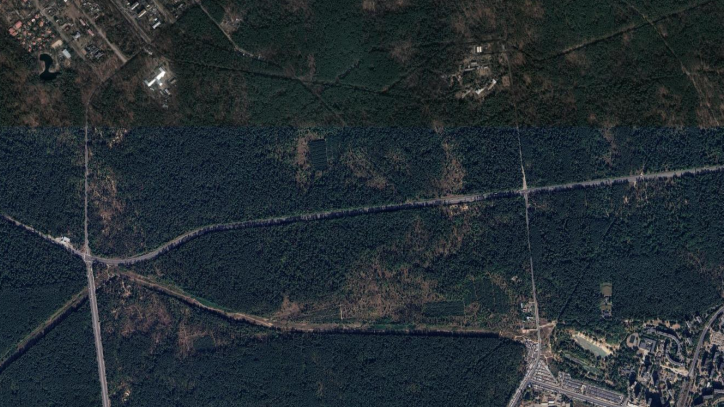
#> input picture Python/OpenCV/Lab2/area.png, 1447 x 814 px (shown at 1/2 size)
$ python main.py
#> lines starting #> are read from the running program, lines starting #| are printed output that depends on the picture
### Python/OpenCV/common.py
def load_yolo_rectangles(file_path, img_w, img_h):
    rectangles = []
    with open(file_path, 'r') as f:
        for line in f:
            parts = line.strip().split()
            label, x_center, y_center, width, height = int(parts[0]), *map(float, parts[1:5])
            x1 = int((x_center - width / 2) * img_w)
            y1 = int((y_center - height / 2) * img_h)
            x2 = int((x_center + width / 2) * img_w)
            y2 = int((y_center + height / 2) * img_h)
            rectangles.append({
                'p1': (x1, y1),
                'p2': (x2, y2),
                'class': label
            })
    return rectangles

### Python/OpenCV/Lab2/main.py
import numpy as np
import cv2
import os
from common import load_yolo_rectangles

class RectangleTool:
    def __init__(self):
        self.rectangles = []

    def add_rectangle(self, rect_descriptor):
        self.rectangles.append(rect_descriptor)

    def draw(self, image):
        img_copy = image.copy()
        for rect in self.rectangles:
            p1 = rect['p1']
            p2 = rect['p2']
            color = rect.get('color', (0, 255, 0))
            width = rect.get('width', 2)
            label = rect.get('label', None)
            cv2.rectangle(img_copy, p1, p2, color, width)
            if label is not None:
                cv2.putText(img_copy, label, (p1[0], p1[1]-10),
                            cv2.FONT_HERSHEY_SIMPLEX, 0.9, color, 2)
        return img_copy

    def transform_and_store(self, image, output_dir = "out"):
        os.makedirs(output_dir, exist_ok=True)

        transformations = {
            "blur": lambda img: cv2.blur(img, (20, 20)),
            "resize": lambda img: cv2.resize(img, (100, 100)),
            "flipv": lambda img: cv2.flip(img, 0),
            "dilate": lambda img: cv2.dilate(img, np.ones((4, 4), np.uint8))
        }

        for i, rect in enumerate(self.rectangles):
            dirname = f"{output_dir}/class_{i}"
            os.makedirs(dirname, exist_ok=True)

            x1, y1 = rect['p1']
            x2, y2 = rect['p2']
            crop = image[y1:y2, x1:x2]
            cv2.imwrite(dirname + "/orig.png", crop)

            for tf_name, tf_func in transformations.items():
                filename = dirname + f"/tf_{tf_name}.png"
                cv2.imwrite(filename, tf_func(crop))
                print(f"[INFO] Збережено: {filename}")

img = cv2.imread("area.png")
#> img is the input picture: shape (814, 1447, 3); mean B, G, R 51.3, 45.7, 36.5
h, w = img.shape[:2]
#> h = 814; w = 1447
yolo_rects = load_yolo_rectangles("area.yolo.txt", w, h)
#> (reads Python/OpenCV/Lab2/area.yolo.txt from the repository)

CLASS_COLORS = [
    (255, 0, 0),
    (0, 255, 0),
    (0, 0, 255),
    (255, 255, 0),
    (0, 255, 255),
    (255, 0, 255)
]

rt = RectangleTool()
for rect in yolo_rects:
    rect['color'] = CLASS_COLORS[rect['class']]
    rt.add_rectangle(rect)
rt.transform_and_store(img)
#> the loop in transform_and_store, `for i, rect in enumerate(self.rectangles):` made 4 passes
#> pass 1, in transform_and_store, `crop = image[y1:y2, x1:x2]`:
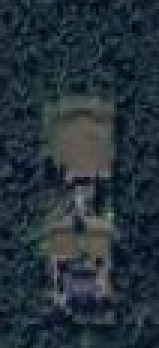
#> crop: shape (116, 53, 3) (shown 3 times larger); mean B, G, R 58.1, 49.9, 37.3
#> pass 1, in transform_and_store, `cv2.imwrite(filename, tf_func(crop))`:
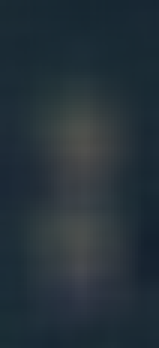
#> saved as tf_blur.png: shape (116, 53, 3) (shown 3 times larger); mean B, G, R 58.1, 49.9, 37.2
#> pass 1, in transform_and_store, `cv2.imwrite(filename, tf_func(crop))`:
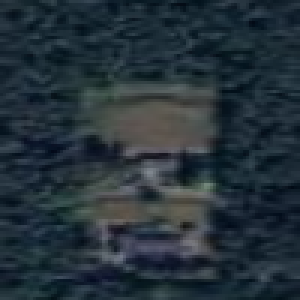
#> saved as tf_resize.png: shape (100, 100, 3) (shown 3 times larger); mean B, G, R 58, 49.8, 37.1
#> pass 1, in transform_and_store, `cv2.imwrite(filename, tf_func(crop))`:
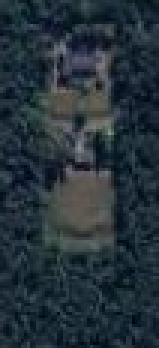
#> saved as tf_flipv.png: shape (116, 53, 3) (shown 3 times larger); mean B, G, R 58.1, 49.9, 37.3
#> after the loop in transform_and_store, `for i, rect in enumerate(self.rectangles):`:
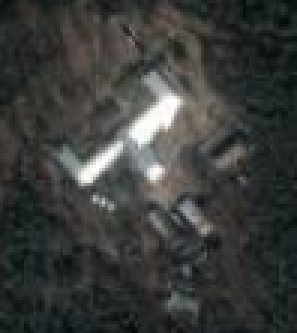
#> crop: shape (111, 99, 3) (shown 3 times larger); mean B, G, R 59, 60.9, 58.9
